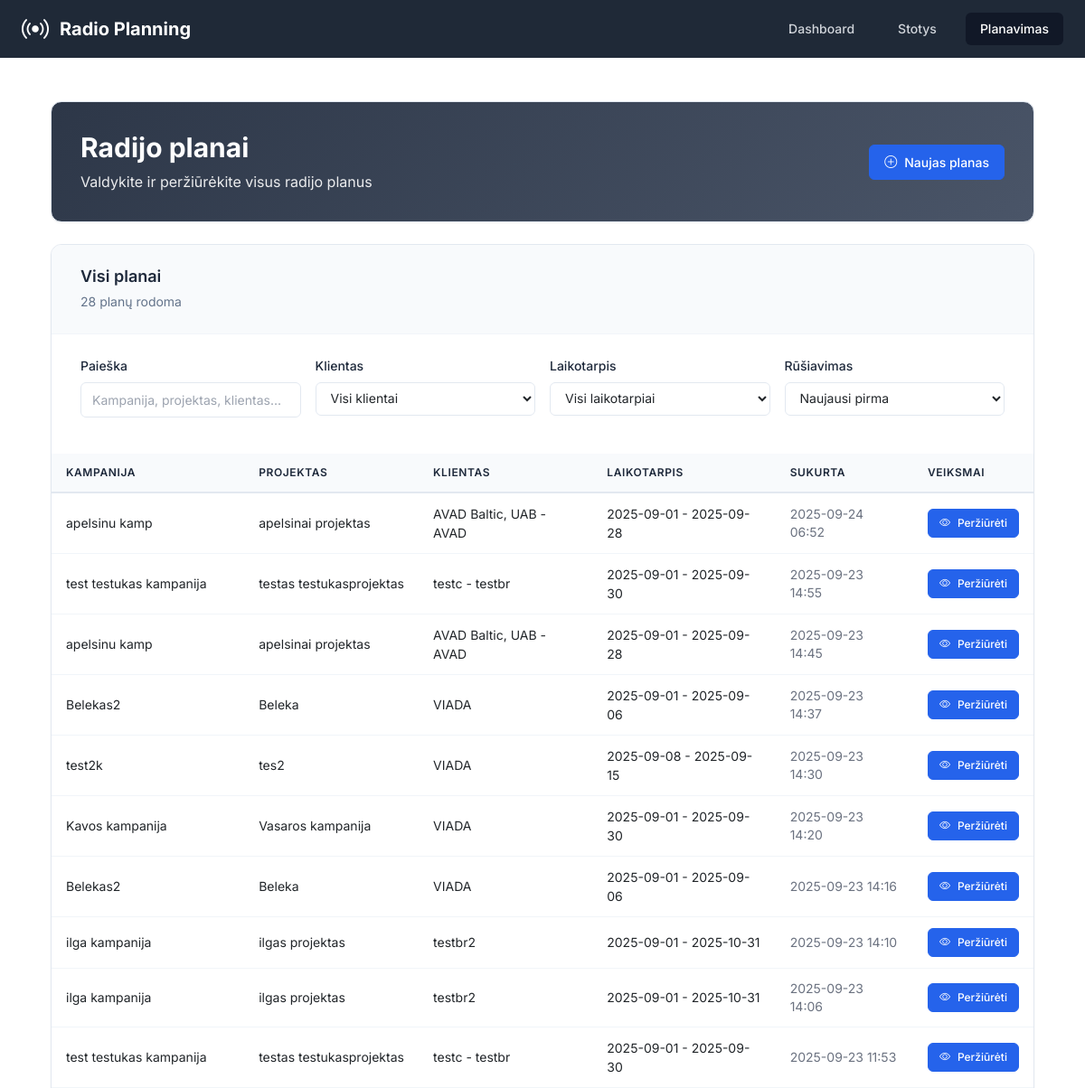
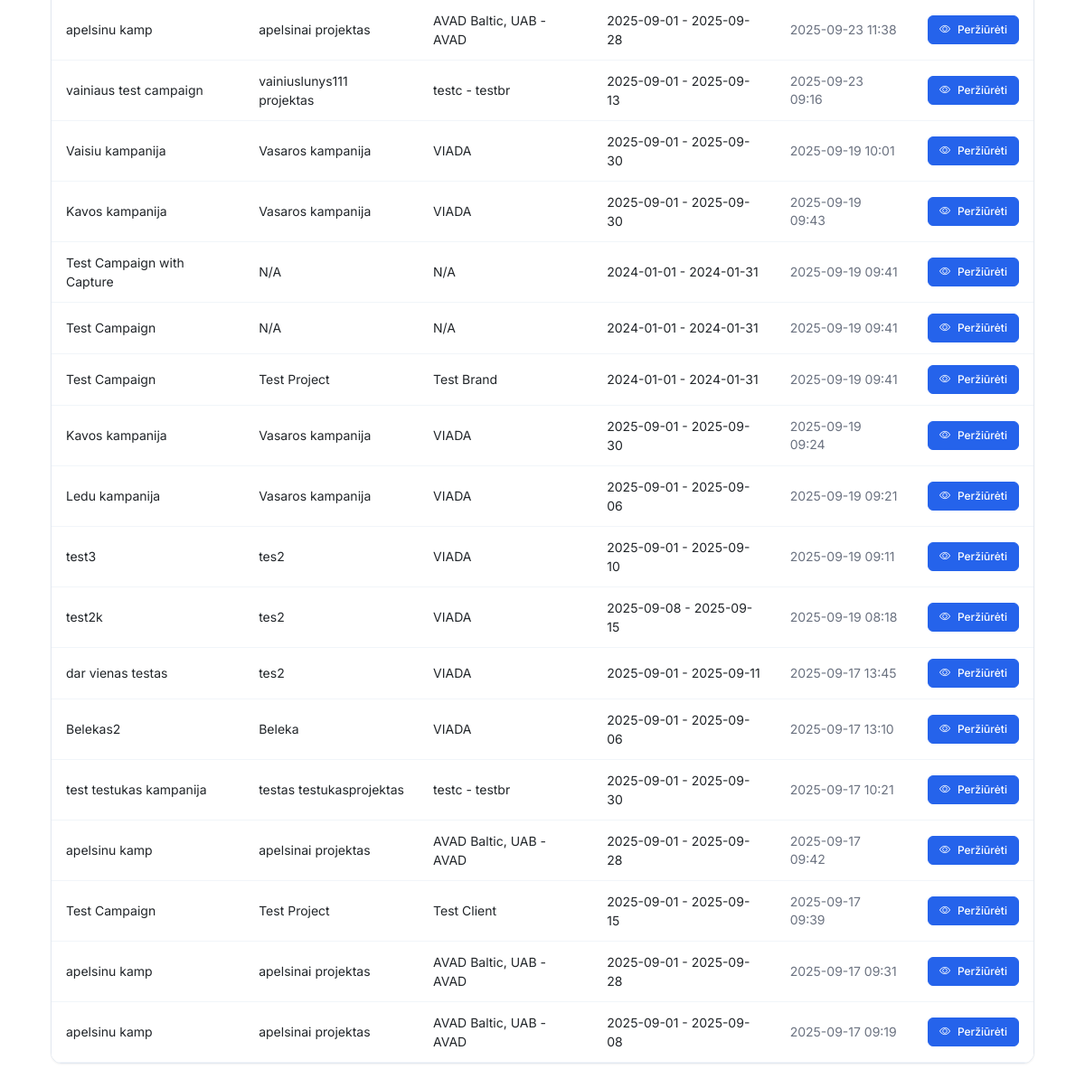
Screenshot of /planning with the database file from the repository (2 pictures, top to bottom).
### app/models.py (models this page shows, shortened)
class RadioPlan(db.Model):
    __tablename__ = 'radio_plans'
    id = db.Column(db.Integer, primary_key=True)
    campaign_id = db.Column(db.Integer, nullable=False)  # From projects-crm
    campaign_name = db.Column(db.String(200))
    project_id = db.Column(db.Integer)
    project_name = db.Column(db.String(200))
    client_brand_id = db.Column(db.Integer)
    client_brand_name = db.Column(db.String(200))
    start_date = db.Column(db.Date, nullable=False)
    end_date = db.Column(db.Date, nullable=False)
    target_audience = db.Column(db.String(50), nullable=False)
    our_discount = db.Column(db.Float, default=0)  # Percentage
    client_discount = db.Column(db.Float, default=0)  # Percentage
    created_at = db.Column(db.DateTime, default=datetime.utcnow)
    updated_at = db.Column(db.DateTime, default=datetime.utcnow, onupdate=datetime.utcnow)
    spots = db.relationship('RadioSpot', backref='plan', lazy='dynamic', cascade='all, delete-orphan')
    clips = db.relationship('RadioClip', backref='plan', lazy='dynamic', cascade='all, delete-orphan')
    selected_stations = db.relationship('RadioStation', secondary=plan_stations, lazy='subquery',
                                      backref=db.backref('plans', lazy=True))

### app/routes.py (the view)
@main_bp.route('/planning')
def planning():
    plans = RadioPlan.query.order_by(RadioPlan.created_at.desc()).all()
    return render_template('planning.html', plans=plans)

### app/templates/planning.html (shortened to what this page needs)
{% extends "base.html" %}
{% block content %}
<div class="container-fluid p-0">
    <div class="dashboard-header mb-4">
        <div class="header-content">
            <div class="flex justify-between items-center">
                <div>
                    <h1 class="text-3xl font-bold mb-2">Radijo planai</h1>
                    <p class="opacity-90">Valdykite ir peržiūrėkite visus radijo planus</p>
                </div>
                <a href="{{ url_for('main.new_plan') }}" class="btn-professional btn-primary">
                    <i class="bi bi-plus-circle"></i>
                    <span>Naujas planas</span>
                </a>
            </div>
        </div>
    </div>
    <div class="professional-section">
        <div class="section-header">
            <div class="section-title">
                <h3>Visi planai</h3>
                <span class="section-subtitle"><span id="filteredCount">{{ plans | length }}</span> planų rodoma</span>
            </div>
        </div>
        <div class="filter-content">
            <div class="filter-grid">
                <div class="filter-item">
                    <label for="searchFilter" class="filter-label">Paieška</label>
                    <input type="text" id="searchFilter" class="filter-input" placeholder="Kampanija, projektas, klientas...">
                </div>
                <div class="filter-item">
                    <label for="clientFilter" class="filter-label">Klientas</label>
                    <select id="clientFilter" class="filter-select">
                        <option value="">Visi klientai</option>
                    </select>
                </div>
                <div class="filter-item">
                    <label for="dateFilter" class="filter-label">Laikotarpis</label>
                    <select id="dateFilter" class="filter-select">
                        <option value="">Visi laikotarpiai</option>
                    </select>
                </div>
                <div class="filter-item">
                    <label for="sortFilter" class="filter-label">Rūšiavimas</label>
                    <select id="sortFilter" class="filter-select">
                        <option value="newest">Naujausi pirma</option>
                    </select>
                </div>
            </div>
        </div>
        <div class="table-container">
            {% if plans %}
            <div class="table-responsive">
                <table class="professional-table">
                    <thead>
                        <tr>
                            <th>Kampanija</th>
                            <th>Projektas</th>
                            <th>Klientas</th>
                            <th>Laikotarpis</th>
                            <th>Sukurta</th>
                            <th>Veiksmai</th>
                        </tr>
                    </thead>
                    <tbody>
                        {% for plan in plans %}
                        <tr class="plan-row"
                            data-campaign="{{ (plan.campaign_name or '')|lower }}"
                            data-project="{{ (plan.project_name or '')|lower }}"
                            data-client="{{ (plan.client_brand_name or '')|lower }}"
                            data-start-date="{{ plan.start_date.strftime('%Y-%m-%d') }}"
                            data-end-date="{{ plan.end_date.strftime('%Y-%m-%d') }}"
                            data-created="{{ plan.created_at.strftime('%Y-%m-%d') }}">
                            <td>{{ plan.campaign_name or 'N/A' }}</td>
                            <td>{{ plan.project_name or 'N/A' }}</td>
                            <td>{{ plan.client_brand_name or 'N/A' }}</td>
                            <td>
                                <span class="text-sm">
                                    {{ plan.start_date.strftime('%Y-%m-%d') }} - {{ plan.end_date.strftime('%Y-%m-%d') }}
                                </span>
                            </td>
                            <td class="text-gray-500 text-sm">{{ plan.created_at.strftime('%Y-%m-%d %H:%M') }}</td>
                            <td>
                                <a href="{{ url_for('main.view_plan', plan_id=plan.id) }}" class="btn-professional btn-primary btn-sm">
                                    <i class="bi bi-eye"></i>
                                    <span>Peržiūrėti</span>
                                </a>
                            </td>
                        </tr>
                        {% endfor %}
                    </tbody>
                </table>
            </div>
            {% endif %}
        </div>
    </div>
</div>
{% endblock %}

### app/templates/base.html (style rules this page uses)
body { font-family: 'Inter', sans-serif; }

### app/templates/planning.html (style rules this page uses)
:root { --primary-color: #2563eb; --success-color: #059669; --info-color: #0891b2; --warning-color: #d97706; --background-light: #f8fafc; --background-white: #ffffff; --text-primary: #1e293b; --text-secondary: #64748b; --text-muted: #94a3b8; --border-color: #e2e8f0; --border-light: #f1f5f9; --shadow-sm: 0 1px 2px 0 rgb(0 0 0 / 0.05); --shadow-md: 0 4px 6px -1px rgb(0 0 0 / 0.1), 0 2px 4px -2px rgb(0 0 0 / 0.1); --shadow-lg: 0 10px 15px -3px rgb(0 0 0 / 0.1), 0 4px 6px -4px rgb(0 0 0 / 0.1); --radius-sm: 6px; --radius-md: 8px; --radius-lg: 12px; }
.dashboard-header { background: linear-gradient(135deg, #2d3748, #4a5568); color: white; border: 1px solid var(--border-color); border-radius: var(--radius-lg); box-shadow: var(--shadow-sm); padding: 2rem; margin-bottom: 2rem; }
.btn-professional { display: inline-flex; align-items: center; gap: 0.5rem; padding: 0.5rem 1rem; border-radius: var(--radius-sm); font-size: 0.875rem; font-weight: 500; text-decoration: none; border: 1px solid transparent; transition: all 0.2s ease; cursor: pointer; }
.btn-professional.btn-sm { padding: 0.375rem 0.75rem; font-size: 0.75rem; }
.btn-professional.btn-primary { background: var(--primary-color); color: white; border-color: var(--primary-color); }
.professional-section { background: var(--background-white); border: 1px solid var(--border-color); border-radius: var(--radius-lg); box-shadow: var(--shadow-sm); overflow: hidden; }
.section-header { padding: 1.5rem 2rem; border-bottom: 1px solid var(--border-light); background: var(--background-light); }
.section-title h3 { font-size: 1.125rem; font-weight: 600; color: var(--text-primary); margin: 0 0 0.25rem 0; }
.section-subtitle { color: var(--text-secondary); font-size: 0.875rem; }
.table-container { overflow: hidden; }
.professional-table { width: 100%; border-collapse: collapse; font-size: 0.875rem; background: var(--background-white); }
.professional-table th { background: var(--background-light); color: var(--text-primary); font-weight: 600; padding: 0.75rem 1rem; text-align: left; border-bottom: 2px solid var(--border-color); font-size: 0.75rem; text-transform: uppercase; letter-spacing: 0.05em; }
.professional-table td { padding: 0.75rem 1rem; border-bottom: 1px solid var(--border-light); vertical-align: middle; font-size: 0.875rem; background: var(--background-white); }
.filter-content { padding: 1.5rem 2rem; }
.filter-grid { display: grid; grid-template-columns: repeat(auto-fit, minmax(200px, 1fr)); gap: 1rem; margin-bottom: 1rem; }
.filter-item { display: flex; flex-direction: column; gap: 0.5rem; }
.filter-label { font-size: 0.875rem; font-weight: 500; color: var(--text-primary); }
.filter-input, .filter-select { padding: 0.5rem 0.75rem; border: 1px solid var(--border-color); border-radius: var(--radius-sm); font-size: 0.875rem; transition: all 0.2s ease; background: var(--background-white); }
.opacity-90 { opacity: 0.9; }

### rows the page displays
RadioPlan: campaign_name "apelsinu kamp", project_name "apelsinai projektas", client_brand_name "AVAD Baltic, UAB - AVAD", start_date "2025-09-01", end_date "2025-09-28", created_at "2025-09-24 06:52"
RadioPlan: campaign_name "test testukas kampanija", project_name "testas testukasprojektas", client_brand_name "testc - testbr", start_date "2025-09-01", end_date "2025-09-30", created_at "2025-09-23 14:55"
RadioPlan: campaign_name "apelsinu kamp", project_name "apelsinai projektas", client_brand_name "AVAD Baltic, UAB - AVAD", start_date "2025-09-01", end_date "2025-09-28", created_at "2025-09-23 14:45"
RadioPlan: campaign_name "Belekas2", project_name "Beleka", client_brand_name "VIADA", start_date "2025-09-01", end_date "2025-09-06", created_at "2025-09-23 14:37"
RadioPlan: campaign_name "test2k", project_name "tes2", client_brand_name "VIADA", start_date "2025-09-08", end_date "2025-09-15", created_at "2025-09-23 14:30"
RadioPlan: campaign_name "Kavos kampanija", project_name "Vasaros kampanija", client_brand_name "VIADA", start_date "2025-09-01", end_date "2025-09-30", created_at "2025-09-23 14:20"
RadioPlan: campaign_name "Belekas2", project_name "Beleka", client_brand_name "VIADA", start_date "2025-09-01", end_date "2025-09-06", created_at "2025-09-23 14:16"
RadioPlan: campaign_name "ilga kampanija", project_name "ilgas projektas", client_brand_name "testbr2", start_date "2025-09-01", end_date "2025-10-31", created_at "2025-09-23 14:10"
RadioPlan: campaign_name "ilga kampanija", project_name "ilgas projektas", client_brand_name "testbr2", start_date "2025-09-01", end_date "2025-10-31", created_at "2025-09-23 14:06"
RadioPlan: campaign_name "test testukas kampanija", project_name "testas testukasprojektas", client_brand_name "testc - testbr", start_date "2025-09-01", end_date "2025-09-30", created_at "2025-09-23 11:53"
RadioPlan: campaign_name "apelsinu kamp", project_name "apelsinai projektas", client_brand_name "AVAD Baltic, UAB - AVAD", start_date "2025-09-01", end_date "2025-09-28", created_at "2025-09-23 11:38"
RadioPlan: campaign_name "vainiaus test campaign", project_name "vainiuslunys111 projektas", client_brand_name "testc - testbr", start_date "2025-09-01", end_date "2025-09-13", created_at "2025-09-23 09:16"
RadioPlan: campaign_name "Vaisiu kampanija", project_name "Vasaros kampanija", client_brand_name "VIADA", start_date "2025-09-01", end_date "2025-09-30", created_at "2025-09-19 10:01"
RadioPlan: campaign_name "Kavos kampanija", project_name "Vasaros kampanija", client_brand_name "VIADA", start_date "2025-09-01", end_date "2025-09-30", created_at "2025-09-19 09:43"
RadioPlan: campaign_name "Test Campaign with Capture", project_name "N/A", client_brand_name "N/A", start_date "2024-01-01", end_date "2024-01-31", created_at "2025-09-19 09:41"
RadioPlan: campaign_name "Test Campaign", project_name "N/A", client_brand_name "N/A", start_date "2024-01-01", end_date "2024-01-31", created_at "2025-09-19 09:41"
RadioPlan: campaign_name "Test Campaign", project_name "Test Project", client_brand_name "Test Brand", start_date "2024-01-01", end_date "2024-01-31", created_at "2025-09-19 09:41"
RadioPlan: campaign_name "Kavos kampanija", project_name "Vasaros kampanija", client_brand_name "VIADA", start_date "2025-09-01", end_date "2025-09-30", created_at "2025-09-19 09:24"
RadioPlan: campaign_name "Ledu kampanija", project_name "Vasaros kampanija", client_brand_name "VIADA", start_date "2025-09-01", end_date "2025-09-06", created_at "2025-09-19 09:21"
RadioPlan: campaign_name "test3", project_name "tes2", client_brand_name "VIADA", start_date "2025-09-01", end_date "2025-09-10", created_at "2025-09-19 09:11"
RadioPlan: campaign_name "test2k", project_name "tes2", client_brand_name "VIADA", start_date "2025-09-08", end_date "2025-09-15", created_at "2025-09-19 08:18"
RadioPlan: campaign_name "dar vienas testas", project_name "tes2", client_brand_name "VIADA", start_date "2025-09-01", end_date "2025-09-11", created_at "2025-09-17 13:45"
RadioPlan: campaign_name "Belekas2", project_name "Beleka", client_brand_name "VIADA", start_date "2025-09-01", end_date "2025-09-06", created_at "2025-09-17 13:10"
RadioPlan: campaign_name "test testukas kampanija", project_name "testas testukasprojektas", client_brand_name "testc - testbr", start_date "2025-09-01", end_date "2025-09-30", created_at "2025-09-17 10:21"
RadioPlan: campaign_name "apelsinu kamp", project_name "apelsinai projektas", client_brand_name "AVAD Baltic, UAB - AVAD", start_date "2025-09-01", end_date "2025-09-28", created_at "2025-09-17 09:42"
RadioPlan: campaign_name "Test Campaign", project_name "Test Project", client_brand_name "Test Client", start_date "2025-09-01", end_date "2025-09-15", created_at "2025-09-17 09:39"
RadioPlan: campaign_name "apelsinu kamp", project_name "apelsinai projektas", client_brand_name "AVAD Baltic, UAB - AVAD", start_date "2025-09-01", end_date "2025-09-28", created_at "2025-09-17 09:31"
RadioPlan: campaign_name "apelsinu kamp", project_name "apelsinai projektas", client_brand_name "AVAD Baltic, UAB - AVAD", start_date "2025-09-01", end_date "2025-09-08", created_at "2025-09-17 09:19"

### other values shown
{{ plans | length }} "28"
